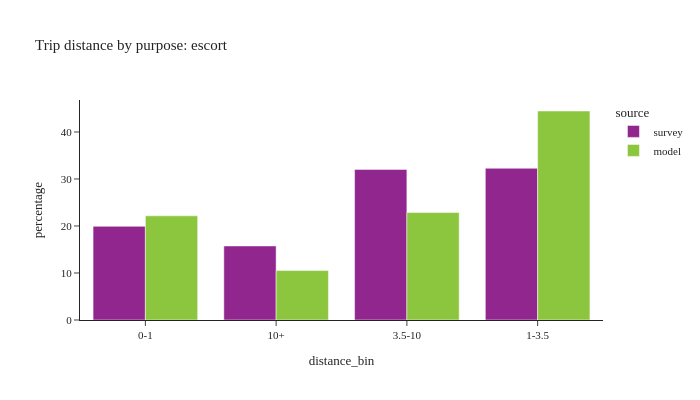

The notebook cell saved with this chart:
### Code cell
plot_bins(trip, pl.col('dpurp') == 3, 'escort')

### Figure 1 — Plotly figure (JSON) as saved in the notebook; plotly's stock layout.template omitted (floating-point values rounded to 4 significant figures)
{"data": [{"alignmentgroup": "True", "customdata": [[341], [177], [398], [544]], "hovertemplate": "source=survey<br>distance_bin=%{x}<br>percentage=%{y}<br>sample count=%{customdata[0]}<extra></extra>", "legendgroup": "survey", "marker": {"color": "#91268F", "pattern": {"shape": ""}}, "name": "survey", "offsetgroup": "survey", "orientation": "v", "showlegend": true, "textposition": "auto", "type": "bar", "x": ["0-1", "10+", "3.5-10", "1-3.5"], "xaxis": "x", "y": [19.93, 15.75, 32.04, 32.28], "yaxis": "y"}, {"alignmentgroup": "True", "customdata": [[175144], [740237], [380538], [369017]], "hovertemplate": "source=model<br>distance_bin=%{x}<br>percentage=%{y}<br>sample count=%{customdata[0]}<extra></extra>", "legendgroup": "model", "marker": {"color": "#8CC63E", "pattern": {"shape": ""}}, "name": "model", "offsetgroup": "model", "orientation": "v", "showlegend": true, "textposition": "auto", "type": "bar", "x": ["10+", "1-3.5", "3.5-10", "0-1"], "xaxis": "x", "y": [10.52, 44.46, 22.86, 22.16], "yaxis": "y"}], "layout": {"barmode": "group", "font": {"size": 11}, "height": 400, "legend": {"title": {"text": "source"}, "tracegroupgap": 0}, "title": {"text": "Trip distance by purpose: escort"}, "width": 700, "xaxis": {"anchor": "y", "domain": [0.0, 1.0], "title": {"text": "distance_bin"}}, "yaxis": {"anchor": "x", "domain": [0.0, 1.0], "title": {"text": "percentage"}}}}
